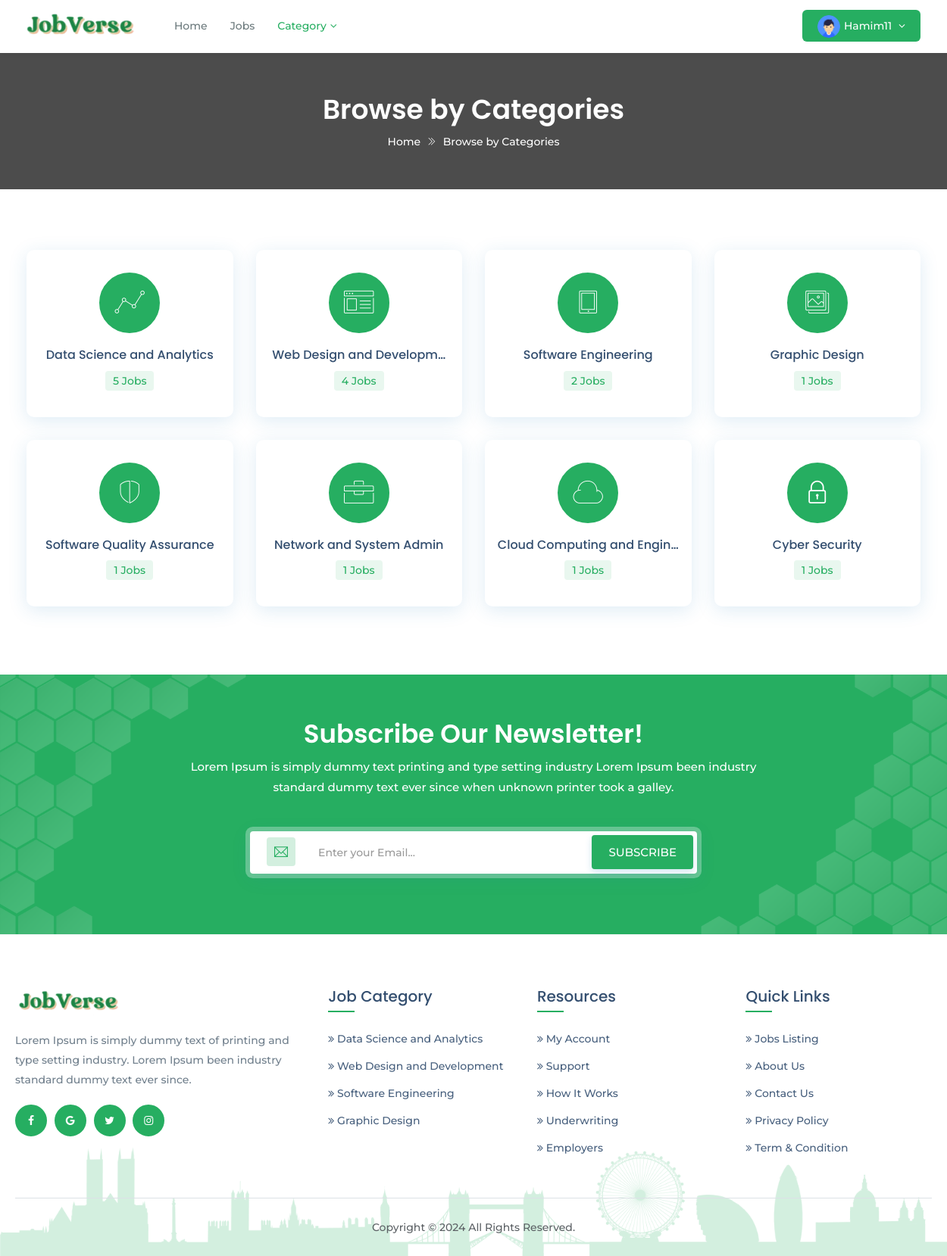
Page /jobs/categories/ (signed in) on the committed database.
### account/models.py (models this page shows, shortened)
class Applicant(models.Model):
    user = models.OneToOneField(settings.AUTH_USER_MODEL,
                                on_delete=models.CASCADE)
    phone = models.CharField(max_length=11, blank=True, null=True)
    work_exp = models.CharField(max_length=50, blank=True, null=True)
    summary = models.TextField(max_length=255)
    gender = models.CharField(
        max_length=10, choices=GENDER_CHOICE, default='Male')
    address = models.TextField(max_length=100)
    dob = models.DateField(blank=True, null=True)
    language = models.CharField(max_length=100)
    website = models.URLField()
    image = models.ImageField(blank=True, null=True)
    category = models.CharField(max_length=100, choices=JOB_CATEGORY,
                                default='Web Developer')

### cvrecommender/models.py (models this page shows, shortened)
class Job(models.Model):
    title = models.CharField(max_length=200)
    slug = models.SlugField(max_length=200, blank=True,
                            help_text='You may keep it blank')
    company_name = models.CharField(max_length=200)
    starting_date = models.DateField(blank=True, null=True)
    deadline = models.DateField(blank=True, null=True)
    salary = models.PositiveIntegerField()
    vacancy = models.PositiveSmallIntegerField(
        validators=[MinValueValidator(1), MaxValueValidator(50)])
    job_category = models.CharField(max_length=50, choices=JOB_CATEGORY)
    job_type = models.CharField(max_length=20, choices=JOB_TYPE)
    email = models.EmailField(max_length=254,)
    phone = models.CharField(max_length=11, blank=True, null=True)
    company_website = models.URLField()
    logo = models.ImageField(null=True, blank=True)
    address = models.TextField(max_length=200)
    division = models.CharField(max_length=15, choices=CITY)
    description = models.TextField()
    responsibility = models.TextField()
    min_education = models.CharField(max_length=20, choices=EDU)
    cgpa = models.DecimalField(max_digits=3, decimal_places=2)
    experience = models.PositiveSmallIntegerField(
        validators=[MinValueValidator(0), MaxValueValidator(15)])
    skill_req = models.TextField(help_text='Input skills with comma')
    skill_bonus = models.CharField(
        max_length=255, blank=True, null=True, help_text='Input skills with comma')
    status = models.CharField(max_length=20, choices=STATUS)
    publish = models.DateField(auto_now_add=True)
    last_modified = models.DateField(auto_now=True)
    recruiter = models.ForeignKey('account.Recruiter',
                                  on_delete=models.CASCADE,
                                  related_name='recruiters')
    applicant = models.ManyToManyField('account.Applicant',
                                       related_name='applicants', blank=True)
    objects = models.Manager()         # default manager
    published = PublishedManager()    # custom manager for all published job post

### custom_decorators/custom_decorator.py (the view)
        def wrapper_function(request, *args, **kwargs):
            group = None
            if request.user.groups.exists():
                group = request.user.groups.all()[0].name
                if group in allowed_group:
                    return view_function(request, *args, **kwargs)
                else:
                    raise PermissionDenied
            else:
                return redirect('login')

### custom_scripts/custom_functions.py (called while the page is built)
def jobs_in_dict_with_occurrence_number(all_jobs):
    category_dict = {}
    for job in all_jobs:
        category_dict[job.job_category] = category_dict\
            .get(job.job_category, 0)+1
    return category_dict

def sort_dict_and_return(all_jobs):
    jobs_dict = jobs_in_dict_with_occurrence_number(all_jobs)
    sorted_cat_dict = dict(sorted(jobs_dict.items(),
                                  key=operator.itemgetter(1),
                                  reverse=True))
    sliced_dict = dict(itertools.islice(sorted_cat_dict.items(), 4))
    top_3 = dict(itertools.islice(sorted_cat_dict.items(), 3))
    return sorted_cat_dict, sliced_dict, top_3

### cvrecommender/views.py (called while the page is built)
@login_required(login_url='login')
@allowed_users(allowed_group=['applicant'])
def allCategories(request):
    sorted_cat_dict, sliced_dict, top_3 = \
        sort_dict_and_return(Job.objects.all())
    context = {'sliced_dict': sliced_dict, 'top_3': top_3,
               'sorted_cat_dict': sorted_cat_dict, }
    return render(request, 'all_categories.html', context)

### cvrecommender/templates/all_categories.html (shortened to what this page needs)
{% load static %}
<!DOCTYPE html>
<html class="no-js" lang="zxx">
<head>
<link href="{% static 'assets/plugins/bootstrap/css/bootstrap.min.css' %}" rel="stylesheet">
<link href="{% static 'assets/plugins/icons/css/icons.css' %}" rel="stylesheet">
<link href="{% static 'assets/plugins/animate/animate.css' %}" rel="stylesheet">
<link href="{% static 'assets/plugins/aos-master/aos.css' %}" rel="stylesheet">
<link href="{% static 'assets/plugins/bootstrap/css/bootsnav.css' %}" rel="stylesheet">
<link href="{% static 'assets/css/style.css' %}" rel="stylesheet">
<link href="{% static 'assets/css/responsive.css' %}" rel="stylesheet">
</head>
<body class="utf_skin_area">
<nav class="navbar navbar-default navbar-mobile navbar-fixed white bootsnav">
  <div class="container">
    <div class="navbar-header">
      <a class="navbar-brand" href="{% url 'home' %}"> <img src="{% static 'assets/img/logologo.png' %}" class="logo logo-display" alt=""> <img src="{% static 'assets/img/logologo.png' %}" class="logo logo-scrolled" alt=""> </a>
	  </div>
    <div class="collapse navbar-collapse" id="navbar-menu">
      <ul class="nav navbar-nav navbar-left" data-in="fadeInDown" data-out="fadeOutUp">
        <li> <a href="{% url 'home' %}">Home</a> </li>
        <li> <a href="{% url 'allPublishedJobs' %}" >Jobs</a> </li>
        <li class="dropdown active"> <a href="" class="dropdown-toggle" data-toggle="dropdown">Category</a>
        </li>
      </ul>
      <ul class="nav navbar-nav navbar-right">
        {% if request.user.is_authenticated %}
          <li class="dropdown sign-up">
              {% if request.user.applicant.image %}
                <a class="dropdown-toggle btn-signup red-btn" data-toggle="dropdown" href="">
                  <img src="{{ request.user.applicant.image.url }}" class="img-responsive img-circle" alt="">
                  {{ request.user }}
                </a>
              {% elif request.user.recruiter.image %}
                <a class="dropdown-toggle btn-signup red-btn" data-toggle="dropdown" href="">
                  <img src="{{ request.user.recruiter.image.url }}" class="img-responsive img-circle" alt="">
                  {{ request.user }}
                </a>
              {% else %}
                <a class="dropdown-toggle btn-signup red-btn" data-toggle="dropdown" href="">
                  <img src="{% static 'assets/img/user-profile.png' %}" class="img-responsive img-circle" alt="">
                  {{ request.user }}
                </a>
              {% endif %}
            </li>
        {% else %}
          <li class="br-right"><a class="btn-signup red-btn" href="{% url 'login' %}"><i class="login-icon ti-user"></i>Login</a></li>
          <li class="sign-up"><a class="btn-signup red-btn" href="{% url 'register' %}"><span class="ti-briefcase"></span>Register</a></li>
        {% endif %}
      </ul>
    </div>
  </div>
</nav>
<div class="page-title" style="background: none;">
  <div class="container">
    <div class="page-caption">
      <h2>Browse by Categories</h2>
      <p><a href="{% url 'home' %}" title="Home">Home</a> <i class="ti-angle-double-right"></i> Browse by Categories</p>
    </div>
  </div>
</div>
<section class="padd-top-80 padd-bot-60">
  <div class="container">
    <div class="row">
		<div class="col-md-12">
		  {% for key, value in sorted_cat_dict.items %}
        <div class="col-md-3 col-sm-6">
          <a href="{% url 'jobCategory' key %}" title="">
            <div class="utf_category_box_area">
              <div class="utf_category_desc">
                {% if key == 'Software Engineering' %}
                  <div class="utf_category_icon"> <i class="icon-tablet" aria-hidden="true"></i> </div>
                  <div class="category-detail utf_category_desc_text">
                    <h4>{{ key|truncatechars:26 }}</h4>
                    <p>{{ value }} Jobs</p>
                  </div>
                {% elif key == 'Web Design and Development' %}
                  <div class="utf_category_icon"> <i class="icon-browser" aria-hidden="true"></i> </div>
                  <div class="category-detail utf_category_desc_text">
                    <h4>{{ key|truncatechars:24 }}</h4>
                    <p>{{ value }} Jobs</p>
                  </div>
                {% elif key == 'Data Science and Analytics' %}
                  <div class="utf_category_icon"> <i class="icon-linegraph" aria-hidden="true"></i> </div>
                  <div class="category-detail utf_category_desc_text">
                    <h4>{{ key|truncatechars:26 }}</h4>
                    <p>{{ value }} Jobs</p>
                  </div>
                {% elif key == 'Graphic Design' %}
                  <div class="utf_category_icon"> <i class="icon-pictures" aria-hidden="true"></i> </div>
                  <div class="category-detail utf_category_desc_text">
                    <h4>{{ key|truncatechars:26 }}</h4>
                    <p>{{ value }} Jobs</p>
                  </div>
                {% elif key == 'Network and System Admin' %}
                  <div class="utf_category_icon"> <i class="icon-toolbox" aria-hidden="true"></i> </div>
                  <div class="category-detail utf_category_desc_text">
                    <h4>{{ key|truncatechars:26 }}</h4>
                    <p>{{ value }} Jobs</p>
                  </div>
                {% elif key == 'Cloud Computing and Engineering' %}
                  <div class="utf_category_icon"> <i class="icon-cloud" aria-hidden="true"></i> </div>
                  <div class="category-detail utf_category_desc_text">
                    <h4>{{ key|truncatechars:26 }}</h4>
                    <p>{{ value }} Jobs</p>
                  </div>
                {% elif key == 'Information Technology' %}
                  <div class="utf_category_icon"> <i class="ti-world" aria-hidden="true"></i> </div>
                  <div class="category-detail utf_category_desc_text">
                    <h4>{{ key|truncatechars:26 }}</h4>
                    <p>{{ value }} Jobs</p>
                  </div>
                {% elif key == 'Cyber Security' %}
                  <div class="utf_category_icon"> <i class="ti-lock" aria-hidden="true"></i> </div>
                  <div class="category-detail utf_category_desc_text">
                    <h4>{{ key|truncatechars:26 }}</h4>
                    <p>{{ value }} Jobs</p>
                  </div>
                {% elif key == 'Software Quality Assurance' %}
                  <div class="utf_category_icon"> <i class="icon-shield" aria-hidden="true"></i> </div>
                  <div class="category-detail utf_category_desc_text">
                    <h4>{{ key|truncatechars:26 }}</h4>
                    <p>{{ value }} Jobs</p>
                  </div>
                {% endif %}
              </div>
            </div>
          </a>
        </div>
      {% empty %}
        <h3 class="text-danger text-center">Sorry, NO categories found!!!</h3>
      {% endfor %}
	  </div>
    </div>
  </div>
</section>
<section class="newsletter theme-bg" style="background-image:url(assets/img/bg-new.png)">
  <div class="container">
    <div class="row">
      <div class="col-md-8 col-md-offset-2">
        <div class="heading light">
          <h2>Subscribe Our Newsletter!</h2>
          <p>Lorem Ipsum is simply dummy text printing and type setting industry Lorem Ipsum been industry standard dummy text ever since when unknown printer took a galley.</p>
        </div>
      </div>
    </div>
    <div class="row">
      <div class="col-md-6 col-sm-6 col-md-offset-3 col-sm-offset-3">
        <div class="newsletter-box text-center">
          <div class="input-group"> <span class="input-group-addon"><span class="ti-email theme-cl"></span></span>
            <input type="text" class="form-control" placeholder="Enter your Email...">
          </div>
          <button type="button" class="btn theme-btn btn-radius btn-m">Subscribe</button>
        </div>
      </div>
    </div>
  </div>
</section>
<footer class="footer">
  <div class="container">
    <div class="row">
      <div class="col-md-4 col-sm-4">
        <a href="{% url 'home' %}"><img class="footer-logo" src="{% static 'assets/img/logologo.png' %}" alt=""></a>
        <p>Lorem Ipsum is simply dummy text of printing and type setting industry. Lorem Ipsum been industry standard dummy text ever since.</p>
        <div class="f-social-box">
          <ul>
            <li><a href="#"><i class="fa fa-facebook facebook-cl"></i></a></li>
            <li><a href="#"><i class="fa fa-google google-plus-cl"></i></a></li>
            <li><a href="#"><i class="fa fa-twitter twitter-cl"></i></a></li>
            <li><a href="#"><i class="fa fa-instagram instagram-cl"></i></a></li>
          </ul>
        </div>
      </div>
      <div class="col-md-8 col-sm-8">
        <div class="row">
          <div class="col-md-4 col-sm-4 col-xs-6">
            <h4>Job Category</h4>
            <ul>
              {% for key, value in sliced_dict.items %}
              <li><a href="{% url 'jobCategory' key %}"><i class="fa fa-angle-double-right"></i> {{ key }}</a></li>
            {% empty %}
              <li>Sorry, NO Category found!!!</li>
            {% endfor %}
            </ul>
          </div>
          <div class="col-md-4 col-sm-4 col-xs-6">
            <h4>Resources</h4>
            <ul>
              <li><a href="#"><i class="fa fa-angle-double-right"></i> My Account</a></li>
              <li><a href="#"><i class="fa fa-angle-double-right"></i> Support</a></li>
              <li><a href="#"><i class="fa fa-angle-double-right"></i> How It Works</a></li>
              <li><a href="#"><i class="fa fa-angle-double-right"></i> Underwriting</a></li>
              <li><a href="#"><i class="fa fa-angle-double-right"></i> Employers</a></li>
            </ul>
          </div>
		      <div class="col-md-4 col-sm-4 col-xs-6">
            <h4>Quick Links</h4>
            <ul>
              <li><a href="{% url 'allPublishedJobs' %}"><i class="fa fa-angle-double-right"></i> Jobs Listing</a></li>
              <li><a href="#"><i class="fa fa-angle-double-right"></i> About Us</a></li>
              <li><a href="#"><i class="fa fa-angle-double-right"></i> Contact Us</a></li>
              <li><a href="#"><i class="fa fa-angle-double-right"></i> Privacy Policy</a></li>
              <li><a href="#"><i class="fa fa-angle-double-right"></i> Term & Condition</a></li>
            </ul>
          </div>
        </div>
      </div>
    </div>
    <div class="row">
      <div class="col-md-12">
        <div class="copyright text-center">
          <p>Copyright © 2024 All Rights Reserved.</p>
        </div>
      </div>
    </div>
  </div>
</footer>
</body>
</html>

### account/static/assets/css/responsive.css (style rules this page uses)
@media only screen and (min-width : 768px) { .heading h2 { font-size: 34px; margin-bottom: 10px; } }
@media only screen and (min-width : 768px) { .newsletter-box .btn { padding: 10px 20px; position: absolute; top: 5px; right: 20px; z-index:9; } }
@media only screen and (min-width : 768px) { .newsletter-box { padding: 0; box-shadow: 0px 0px 0px 6px rgba(255,255,255,0.3); border-radius: 4px; } }
@media only screen and (min-width : 993px) { section { padding: 6em 0; } }
@media only screen and (min-width : 993px) { .navbar-default .navbar-brand img { max-width: 150px; } }
@media only screen and (min-width : 993px) { .newsletter { padding: 60px 0; } }
@media only screen and (min-width : 1024px) { h2 { font-size: 36px; } }
@media only screen and (min-width : 1024px) { h4 { font-size: 20px; } }

### rows in the picture
Job: sorted_cat_dict "Data Science and Analytics", sliced_dict "Data Science and Analytics"
Job: sorted_cat_dict "Web Design and Developm…", sliced_dict "Web Design and Development"
Job: sorted_cat_dict "Software Engineering", sliced_dict "Software Engineering"
Job: sorted_cat_dict "Graphic Design", sliced_dict "Graphic Design"
Job: sorted_cat_dict "Software Quality Assurance"
Job: sorted_cat_dict "Network and System Admin"
Job: sorted_cat_dict "Cloud Computing and Engin…"
Job: sorted_cat_dict "Cyber Security"

### other values in the picture
{{ request.user }} "Hamim11"
{{ value }} "5"
{{ value }} "4"
{{ value }} "2"
{{ value }} "1"
